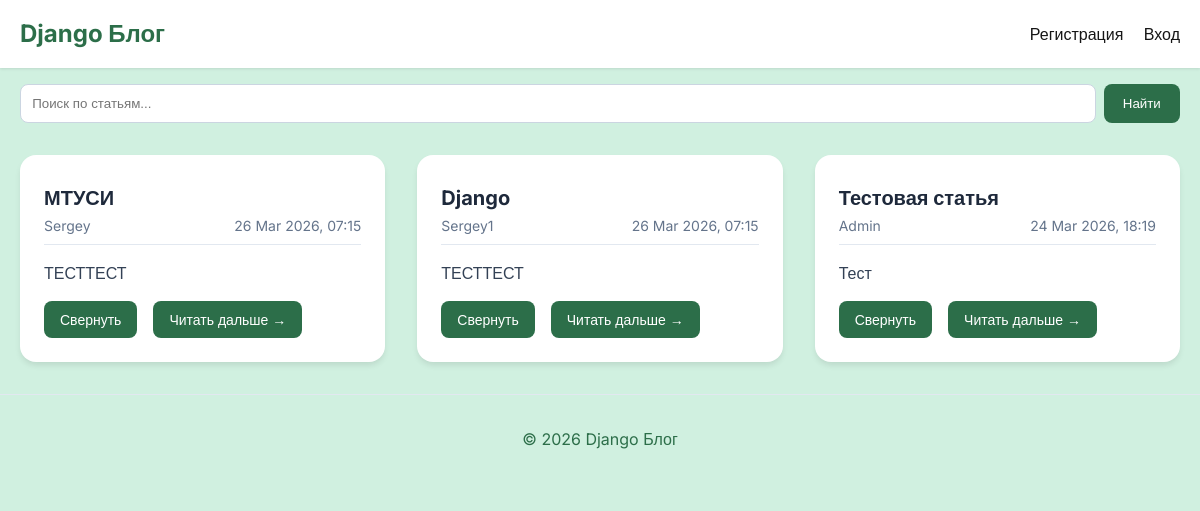
The page / on the database its author committed.
### articles/models.py (models this page shows, shortened)
class Article(models.Model):
    title = models.CharField(max_length=200)
    author = models.ForeignKey(
        settings.AUTH_USER_MODEL,
        on_delete=models.CASCADE,          # обязательно указывать
        related_name="articles",           # полезно для обратных запросов
    )
    text = models.TextField()
    created_date = models.DateTimeField(   # лучшеQ DateTimeField
        auto_now_add=True,
        db_index=True,                     # ускорит сортировку/фильтрацию
    )
    class Meta:
        ordering = ["-created_date"]       # новые статьи сверху
        verbose_name = "статья"
        verbose_name_plural = "статьи"
    def get_excerpt(self):
        if len(self.text) > 140:
            return self.text[:137] + "..."
        return self.text

### articles/views.py (the view)
# urls.py: path('', views.archive, name='archive'),
def archive(request):
    query = request.GET.get('q')
    posts_list = Article.objects.all().order_by('-created_date')
    if query:
        posts_list = posts_list.filter(Q(title__icontains=query) | Q(text__icontains=query))
    paginator = Paginator(posts_list, 3)
    page_number = request.GET.get('page')
    posts = paginator.get_page(page_number)
    return render(request, 'archive.html', {'posts': posts, 'query': query})

### articles/templates/archive.html (shortened to what this page needs)
{% load static %}
<!DOCTYPE html>
<html lang="ru">
<head>
</head>
<body>
    <header class="header">
        <div class="container">
            <div class="header-content">
                <div class="logo">
                    <a href="/">Django Блог</a>
                </div>
                <div class="auth-links">
                    {% if user.is_authenticated %}
                        <span>Привет, {{ user.username }}!</span>
                        {% if user.is_superuser %}
                            <a href="/admin/" class="admin-link"> Админ-панель</a>
                        {% endif %}
                        <a href="/article/new/" class="new-post-link">Добавить новую статью</a>
                        <a href="/logout/">Выход</a>
                    {% else %}
                        <a href="/register/">Регистрация</a>
                        <a href="/login/">Вход</a>
                    {% endif %}
                </div>
            </div>
        </div>
    </header>
    <main class="main">
        <div class="container">
            <form class="search-form" method="get">
                <input type="text" name="q" placeholder="Поиск по статьям..." value="{{ query|default:'' }}">
                <button type="submit">Найти</button>
            </form>
            <div class="posts-grid">
                {% for post in posts %}
                    <article class="post-card" data-id="{{ post.id }}">
                        <h2 class="post-title">
                            <a href="{% url 'get_article' post.id %}">{{ post.title }}</a>
                        </h2>
                        <div class="post-meta">
                            <span class="post-author">{{ post.author.username }}</span>
                            <span class="post-date">{{ post.created_date|date:"d M Y, H:i" }}</span>
                        </div>
                        <div class="post-content">
                            {{ post.get_excerpt|safe }}
                        </div>
                        <div class="post-actions">
                            <button class="fold-button">Свернуть</button>
                            <a href="{% url 'get_article' post.id %}" class="read-more">Читать дальше →</a>
                        </div>
                    </article>
                {% empty %}
                    <p class="no-posts">Пока нет статей. <a href="/article/new/">Напишите первую</a>!</p>
                {% endfor %}
            </div>
        </div>
    </main>
    <footer class="footer">
        <div class="container">
            <p>&copy; {% now "Y" %} Django Блог</p>
        </div>
    </footer>
</body>
</html>

### articles/templates/archive.html (style rules this page uses)
* { margin: 0; padding: 0; box-sizing: border-box; }
body { background: #d0f0e0; font-family: 'Inter', sans-serif; line-height: 1.5; }
.container { max-width: 1200px; margin: 0 auto; padding: 0 20px; }
.header { background: white; padding: 1rem 0; box-shadow: 0 1px 3px rgba(0,0,0,0.1); position: sticky; top: 0; z-index: 100; }
.header-content { display: flex; justify-content: space-between; align-items: center; }
.logo a { font-size: 1.5rem; font-weight: bold; text-decoration: none; color: #2c6e49; }
.auth-links a { margin-left: 1rem; text-decoration: none; color: #161616; }
.search-form { margin: 1rem 0; display: flex; gap: 0.5rem; }
.search-form input { flex: 1; padding: 0.7rem; border: 1px solid #cbd5e1; border-radius: 0.5rem; }
.search-form button { background: #2c6e49; color: white; border: none; padding: 0.7rem 1.2rem; border-radius: 0.5rem; cursor: pointer; }
.posts-grid { display: grid; grid-template-columns: repeat(auto-fill, minmax(350px, 1fr)); gap: 2rem; margin: 2rem 0; }
.post-card { background: white; border-radius: 1rem; padding: 1.5rem; box-shadow: 0 4px 6px -1px rgba(0,0,0,0.1); transition: transform 0.2s; }
.post-title a { text-decoration: none; color: #1e293b; font-size: 1.25rem; }
.post-meta { display: flex; justify-content: space-between; font-size: 0.875rem; color: #64748b; border-bottom: 1px solid #e2e8f0; padding-bottom: 0.5rem; margin-bottom: 1rem; }
.post-content { margin-bottom: 1rem; color: #334155; overflow: hidden; transition: max-height 0.3s ease; max-height: 200px; }
.post-actions { display: flex; gap: 1rem; margin-top: 1rem; }
.fold-button, .read-more { background: #2c6e49; border: none; padding: 0.5rem 1rem; border-radius: 0.5rem; cursor: pointer; text-decoration: none; color: white; font-size: 0.875rem; }
.footer { text-align: center; padding: 2rem 0; color: #2c6e49; border-top: 1px solid #e2e8f0; margin-top: 2rem; }

### rows shown on the page
Article: title "МТУСИ", author.username "Sergey", created_date "26 Mar 2026, 07:15", get_excerpt "ТЕСТТЕСТ"
Article: title "Django", author.username "Sergey1", created_date "26 Mar 2026, 07:15", get_excerpt "ТЕСТТЕСТ"
Article: title "Тестовая статья", author.username "Admin", created_date "24 Mar 2026, 18:19", get_excerpt "Тест"
